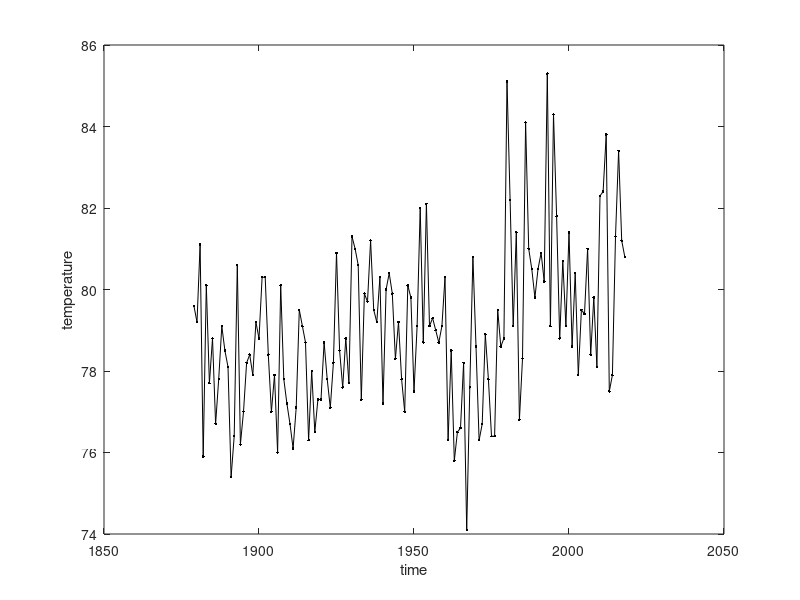
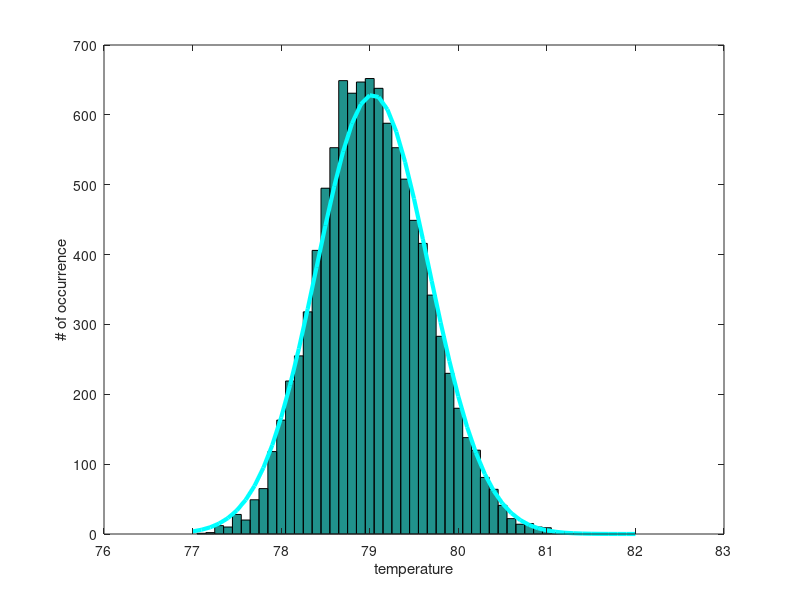

The MATLAB source for these figures, in order:
%% week2_lab

% safety first
close all 
clear all

% load data
load atlanta_temperature.mat;

% a quick look : July temperature
figure(1);
plot(Year,Jul,'k.-');
xlabel('time');
ylabel('temperature');

% 1. population mean and std
mu = mean(Jul);
disp(['mu = ',num2str(mu)])
sigma = std(Jul);
disp(['sigma = ',num2str(sigma)])

% 2. Bootstrap the data
N=10; % sample size
K=10000; % number of re-sampling
% start the loop
for k=1:K
    index=randsample(140,N);
    % calculate sample mean
    M(k) = mean(Jul(index)); % M is sample mean
end

% 3. CLT mu = mean(M)
Mbar = mean(M);
disp(['Mbar = ',num2str(Mbar)]);

% 4. M follows Gaussian distribution
figure(2);
% plot histogram
hist(M,77:.1:82);
% compare Gaussian
SE = sigma/sqrt(N);
x = 77:.1:82;
f = 1/(sqrt(2*pi)*SE)*exp(-1/2*((x-mu)/SE).^2);
hold on;
plot(x,f*K*.1,'c-','linewidth',3);
hold off;
xlabel('temperature');
ylabel('# of occurrence');

% 5. last 10 year
Mtest = mean(Jul(131:140));
disp(['Mtest = ',num2str(Mtest)]);

% 6. Significance test
CL = 95;
M95 = prctile(M,CL);
disp(['M95 = ',num2str(M95)]);








































    
    
    
    
    
    





